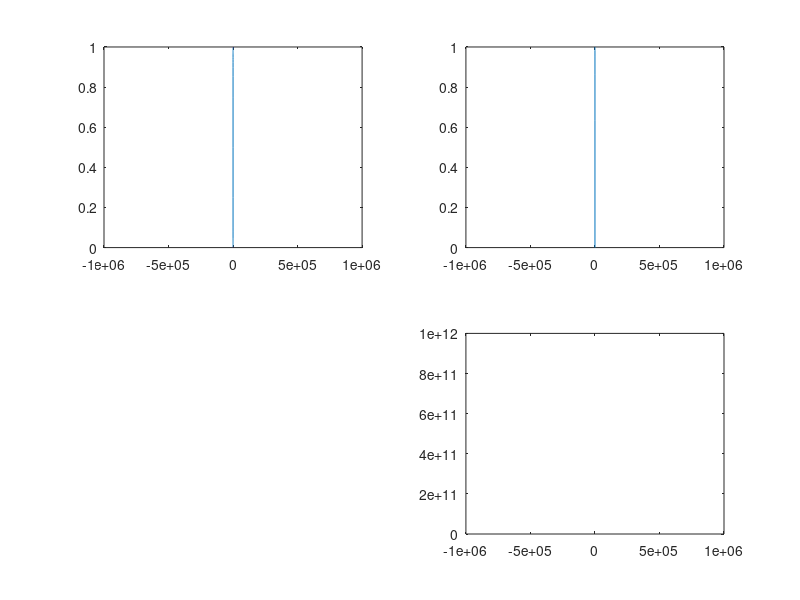

MATLAB code for this plot:
clear; clc;
format long 
format compact 

% cwiczenie 8 
% Dystrybuanta osiąga wartości od 0 do 1. W dodatku w minus niesk. jest
% zero, a w plus niesk. jest 1. Więc sprawdzamy czy te funkcje mogą
% przekroczyć te wartości.

% Jakiś duży zakres argumentów 
X = -1e6:1:1e6;

% 1 - dobry
Y1 = 0.5 + (1/pi)*atan(X);
figure(1)
subplot(2,2,1)
plot(X,Y1);
% czyli ten jest spoko, bo od 0 do 1 b

% 2 - dobry
Y2 = zeros(size(X));
for i=1:1:length(X)
    if(X(i) < 0)
     Y2(i) = 0;
    else
     Y2(i) = (1-exp(-X(i)));
    end
end
subplot(2,2,2)
plot(X,Y2);

% 3 - ten na bank zły
Y3 = exp((-X).^2);
subplot(2,2,3);
plot(X,Y3);

% 4 - też nie może :(
Y4 = zeros(size(X));
for j=1:length(X),
    if(X(j) < 0)
     Y4(j) = 0;
    else
     Y4(j) = X(j)^2;
    end
end
subplot(2,2,4);
plot(X,Y4);
